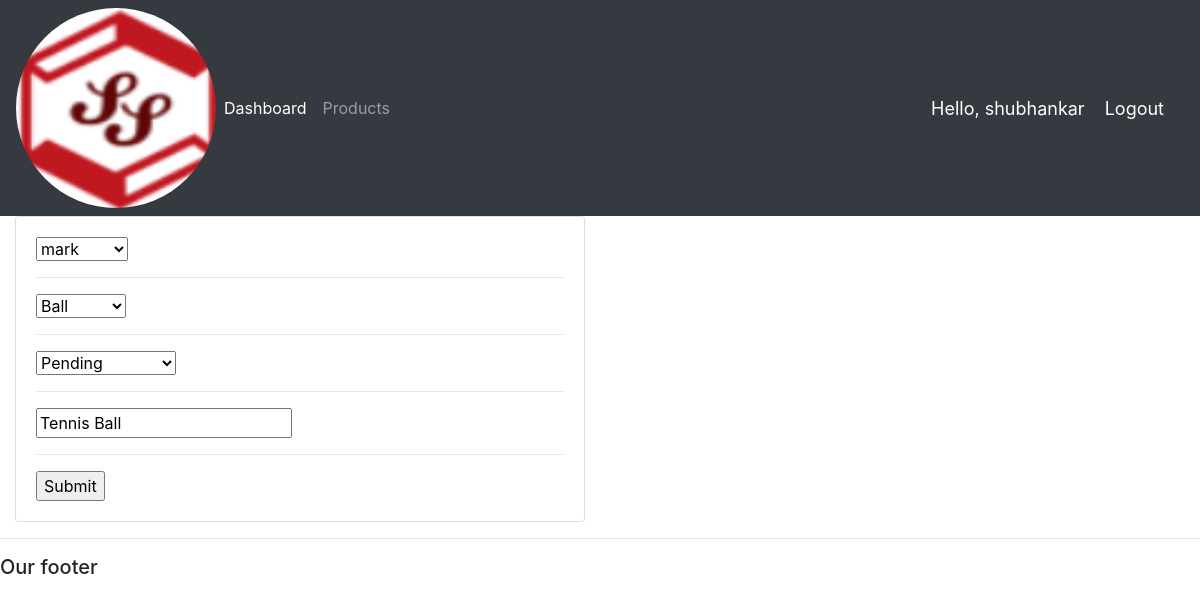
/update_order/16/ (signed in), run on the app's committed database.
### accounts/models.py (models this page shows)
class Order(models.Model):
	STATUS = (
			('Pending', 'Pending'),
			('Out for delivery', 'Out for delivery'),
			('Delivered', 'Delivered'),
			)
	customer = models.ForeignKey(Customer, null=True, on_delete= models.SET_NULL)
	product = models.ForeignKey(Product, null=True, on_delete= models.SET_NULL)
	date_created = models.DateTimeField(auto_now_add=True, null=True)
	status = models.CharField(max_length=200, null=True, choices=STATUS)
	note = models.CharField(max_length=1000, null=True, blank=True)
	def __str__(self):
		return self.product.name

### accounts/decorators.py (the view)
		def wrapper_func(request, *args, **kwargs):
			group = None
			if request.user.groups.exists():
				group = request.user.groups.all()[0].name
			if group in allowed_roles:
				return view_func(request, *args, **kwargs)
			else:
				return HttpResponse('You are not authorized to view this page')

### accounts/forms.py
class OrderForm(ModelForm):
	class Meta:
		model = Order
		fields = '__all__'

### accounts/models.py (called while the page is built)
	def __str__(self):
		return self.name

	def __str__(self):
		return self.name

### accounts/views.py (called while the page is built)
@login_required(login_url='login')
@allowed_users(allowed_roles=['admin'])
def updateOrder(request, pk):
	order = Order.objects.get(id=pk)
	form = OrderForm(instance=order)
	print('ORDER:', order)
	if request.method == 'POST':
		form = OrderForm(request.POST, instance=order)
		if form.is_valid():
			form.save()
			return redirect('/')
	context = {'form':form}
	return render(request, 'accounts/order_form.html', context)

### accounts/templates/accounts/order_form.html (shortened to what this page needs)
{%  extends 'accounts/main.html' %}
{% load static %}
{% block content %}
<div class="row">
	<div class="col-md-6">
		<div class="card card-body">
			<form action="" method="POST">
				{% for field in form %}
					{{field}}
					<hr>
				{% endfor %}
				<input type="submit" name="Submit">
			</form>
		</div>
	</div>
</div>
{% endblock %}

### accounts/templates/accounts/navbar.html (shortened to what this page needs)
{% load static %}
<nav class="navbar navbar-expand-lg navbar-dark bg-dark">
 <img src="{% static 'images/logo.png' %}" id="logo">
  <div class="collapse navbar-collapse" id="navbarNav">
    <ul class="navbar-nav">
      {% if request.user.is_staff %}
      <li class="nav-item active">
        <a class="nav-link" href="{% url 'home' %}">Dashboard</a>
      </li>
      <li class="nav-item">
        <a class="nav-link" href="{% url 'products' %}">Products</a>
      </li>
      {% else %}
       <li class="nav-item">
        <a class="nav-link" href="{% url 'account' %}">Settings</a>
      </li>
      {% endif %}
    </ul>
  </div>
  <span class="hello-msg">Hello, {{request.user}}</span>
  <span ><a  class="hello-msg" href="{% url 'logout' %}">Logout</a></span>
</nav>

### static/css/main.css (style rules this page uses)
#logo { height: 200px; width: 200px; border-radius: 50%; }

### accounts/templates/accounts/navbar.html (style rules this page uses)
.hello-msg { font-size: 18px; color: #fff; margin-right: 20px; }

### data on the page
Order: form "mark" "Ball" "Pending" "Tennis Ball"

### other printed values
{{ request.user }} "shubhankar"
